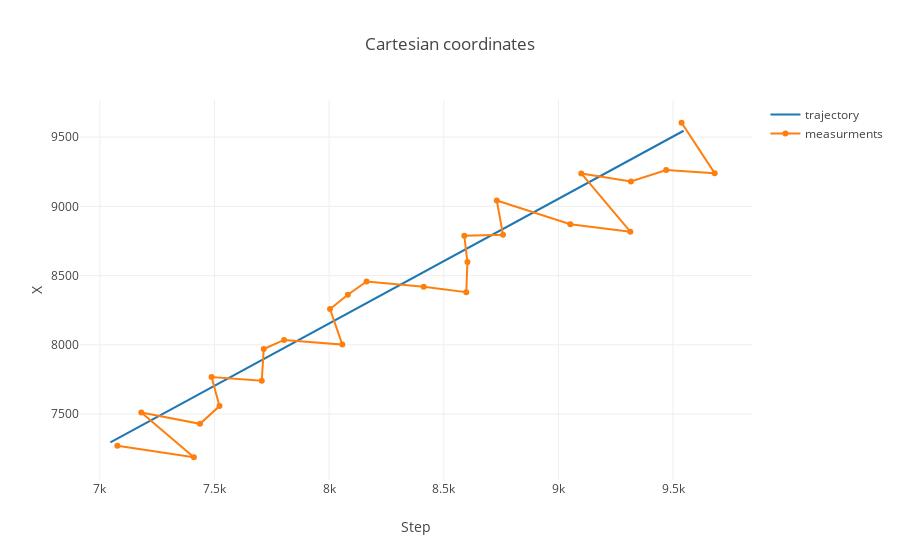

The code cell stored with this chart in its notebook:
### Code cell
data = [
    go.Scatter(
        x = X,
        y = Y,
        name='trajectory'
    ),
    go.Scatter(
        x = msr_X,
        y = msr_Y,
        mode = 'lines+markers',
        name='measurments'
    ),
]

layout= go.Layout(
    title= 'Cartesian coordinates',
    xaxis= dict(
        title= 'Step',
    ),
    yaxis=dict(
        title= 'X',
    ),
    showlegend= True
)
fig= go.Figure(data=data, layout=layout)
iplot(fig)

### Figure 1 — Plotly figure (JSON) as saved in the notebook; plotly's stock layout.template omitted (floating-point values rounded to 4 significant figures)
{"data": [{"name": "trajectory", "type": "scatter", "uid": "8dbc9908-d324-11e8-9ebe-320015d81da0", "x": [9546.0, 9446.0, 9346.0, 9246.0, 9146.0, 9046.0, 8946.0, 8846.0, 8746.0, 8646.0, 8546.0, 8446.0, 8346.0, 8246.0, 8146.0, 8046.0, 7946.0, 7846.0, 7746.0, 7646.0, 7546.0, 7446.0, 7346.0, 7246.0, 7146.0, 7046.0], "y": [9546.0, 9456.0, 9366.0, 9276.0, 9186.0, 9096.0, 9006.0, 8916.0, 8826.0, 8736.0, 8646.0, 8556.0, 8466.0, 8376.0, 8286.0, 8196.0, 8106.0, 8016.0, 7926.0, 7836.0, 7746.0, 7656.0, 7566.0, 7476.0, 7386.0, 7296.0]}, {"mode": "lines+markers", "name": "measurments", "type": "scatter", "uid": "8dbc9e58-d324-11e8-9bee-320015d81da0", "x": [9537.0, 9681.0, 9470.0, 9316.0, 9100.0, 9313.0, 9052.0, 8731.0, 8758.0, 8589.0, 8603.0, 8598.0, 8412.0, 8163.0, 8081.0, 8004.0, 8057.0, 7803.0, 7715.0, 7706.0, 7487.0, 7522.0, 7437.0, 7181.0, 7410.0, 7076.0], "y": [9604.0, 9240.0, 9262.0, 9180.0, 9238.0, 8818.0, 8871.0, 9042.0, 8795.0, 8788.0, 8598.0, 8380.0, 8420.0, 8458.0, 8362.0, 8258.0, 8002.0, 8036.0, 7971.0, 7741.0, 7767.0, 7558.0, 7430.0, 7511.0, 7189.0, 7272.0]}], "layout": {"showlegend": true, "title": "Cartesian coordinates", "xaxis": {"title": "Step"}, "yaxis": {"title": "X"}}}
